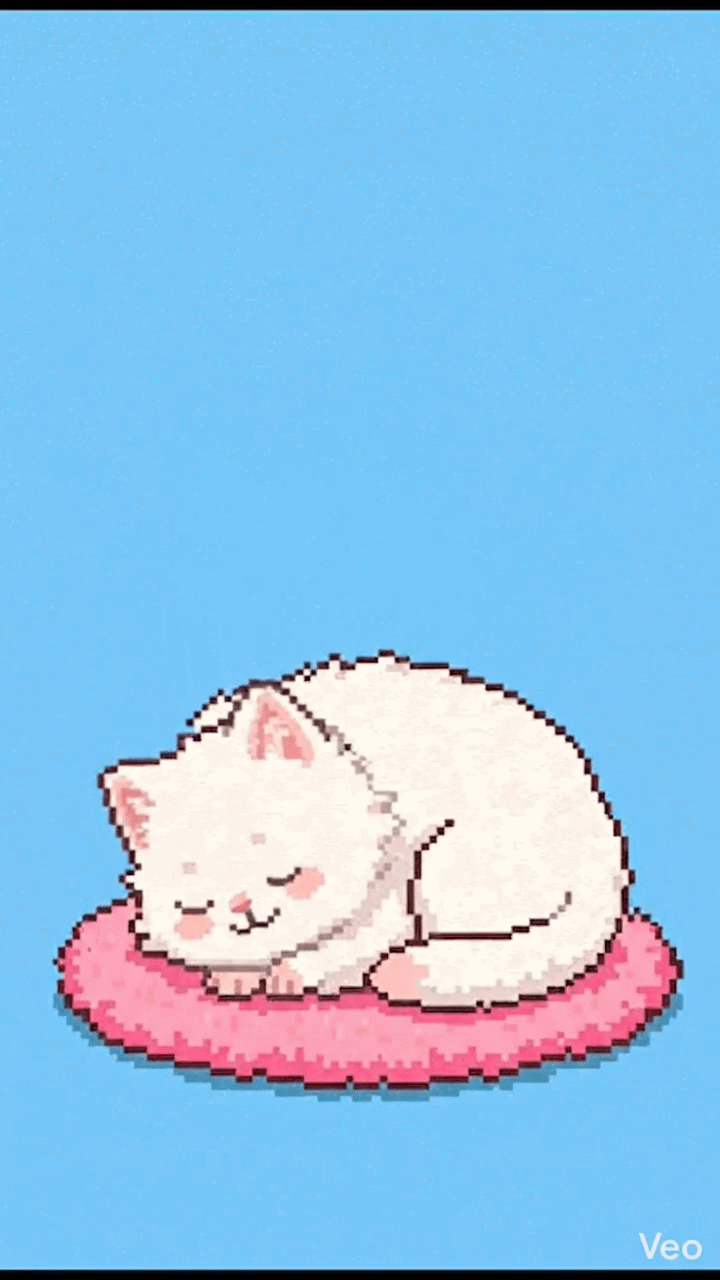
#> input picture CPU_Tamagotchi/assets/catsleeping_original.gif, 720 x 1280 px, found by its file name
$ python crop_gif.py
#> lines starting #> are read from the running program, lines starting #| are printed output that depends on the picture
from PIL import Image, ImageSequence
import os

input_path = r"c:\Users\naira\OneDrive\Desktop\tamagotchi\CPU_Tamagotchi\assets\catsleeping_original.gif"
output_path = r"c:\Users\naira\OneDrive\Desktop\tamagotchi\CPU_Tamagotchi\assets\catsleeping.gif"

# 1.3 cm at 96 DPI
pixels_to_crop = int(round((1.3 / 2.54) * 96))
print(f"Cropping {pixels_to_crop} pixels from top and bottom.")

with Image.open(input_path) as img:
#> img is the input picture: PIL image 720x1280 P; mean R, G, B, A 141.6, 193.5, 231.3, 255
    frames = []
    durations = []

    for frame in ImageSequence.Iterator(img):
        # The crop method takes (left, top, right, bottom)
        # Original size is (720, 1280)
        width, height = frame.size
        new_frame = frame.crop((0, pixels_to_crop, width, height - pixels_to_crop))

        # We need to convert to 'RGBA' or keep the palette if we want transparency
        # but GIFs are tricky. Usually, convert to RGBA then back to P or just keep the frame.
        # However, frame.crop() might lose some GIF metadata if not careful.

        # To preserve transparency and palette, we should be careful.
        # Let's try converting to RGBA for processing if needed, but GIF frames are P.

        # If we just crop, Pillow usually handles the palette correctly.
        frames.append(new_frame.copy())
        durations.append(frame.info.get('duration', 100))
#> this loop made 52 passes
#> pass 1, `new_frame = frame.crop((0, pixels_to_crop, width, height - pixels_to_c..`:
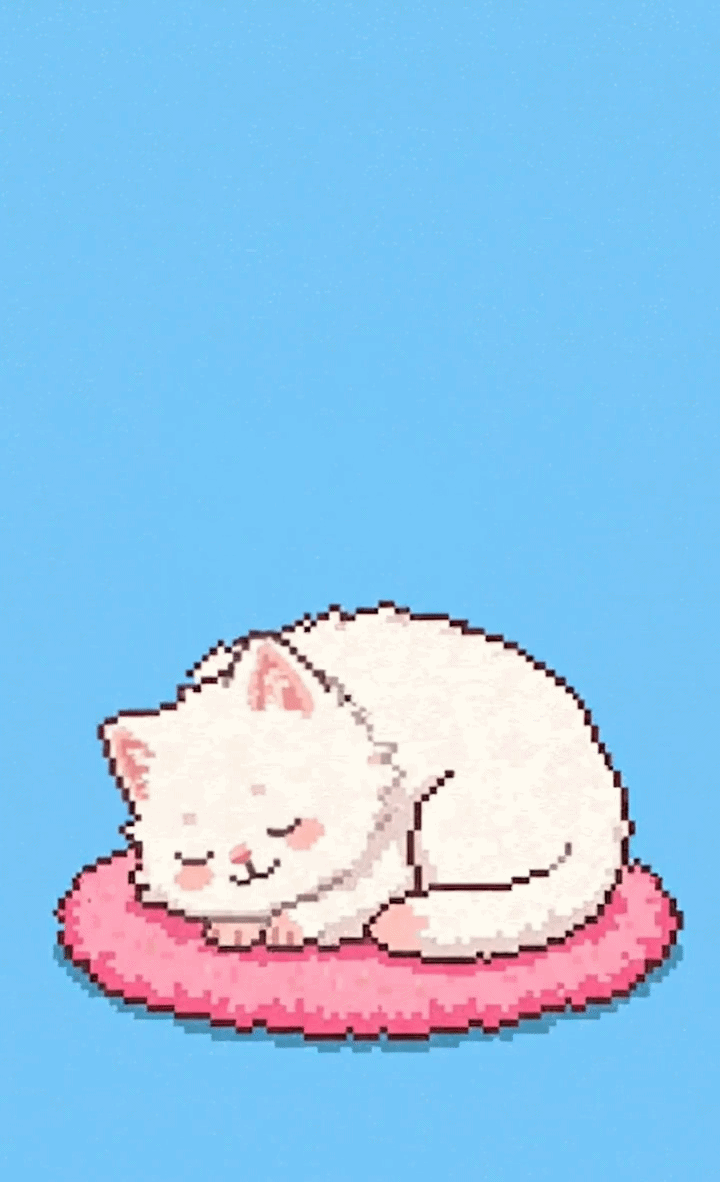
#> new_frame: PIL image 720x1182 P; mean R, G, B, A 145.3, 196.4, 234.2, 255
#> after the loop, durations = 52 values from 100 to 100; frames = 52 items

    # Save the frames back as a GIF
    frames[0].save(
        output_path,
        save_all=True,
        append_images=frames[1:],
        duration=durations,
        loop=img.info.get('loop', 0),
        disposal=2 # Often better for transparent GIFs
    )

print(f"Successfully saved cropped GIF to {output_path}")
